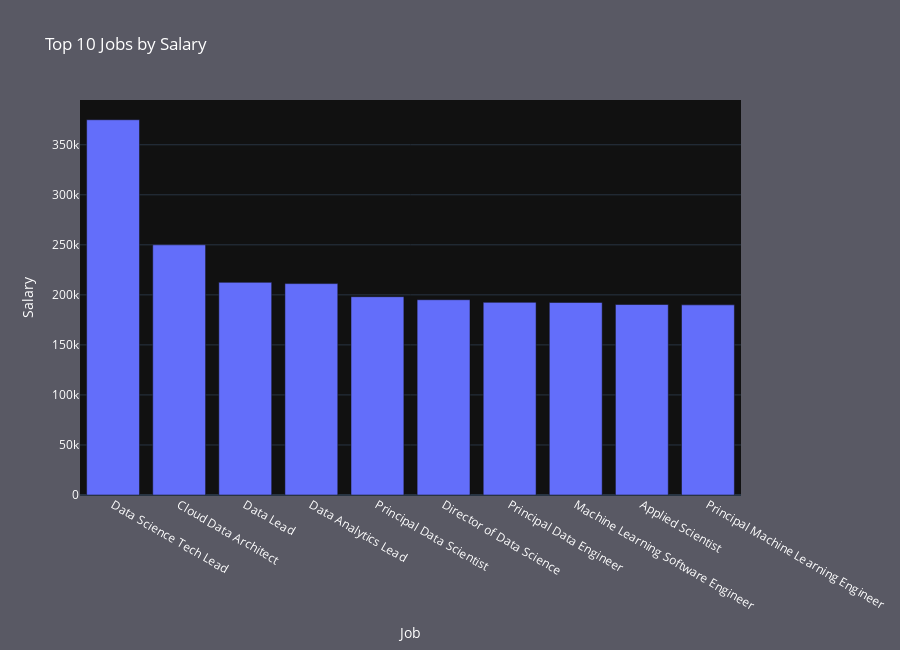

The notebook cell this image was saved under:
### Code cell
# Update the layout and appearance of the plot
fig.update_layout(
    title='Top 10 Jobs by Salary',  # Set the title of the plot
    xaxis_title='Job',  # Label for the x-axis
    yaxis_title='Salary',  # Label for the y-axis
    paper_bgcolor='#595964',  # Background color of the plot
    template='plotly_dark',  # Use a dark template for the plot
    font=dict(color='white'),  # Set font color to white
    height=650  # Set the height of the plot
)

# Initialize Plotly for notebook integration
pyo.init_notebook_mode(connected=True)

# Display the plot
pyo.iplot(fig)

### Figure 1 — Plotly figure (JSON) as saved in the notebook; plotly's stock layout.template omitted (floating-point values rounded to 4 significant figures)
{"data": [{"x": ["Data Science Tech Lead", "Cloud Data Architect", "Data Lead", "Data Analytics Lead", "Principal Data Scientist", "Director of Data Science", "Principal Data Engineer", "Machine Learning Software Engineer", "Applied Scientist", "Principal Machine Learning Engineer"], "y": [375000, 250000, 212500, 211300.0, 198200.0, 195100.0, 192500, 192420, 190300.0, 190000], "type": "bar"}], "layout": {"font": {"color": "white"}, "height": 650, "paper_bgcolor": "#595964", "title": {"text": "Top 10 Jobs by Salary"}, "xaxis": {"title": {"text": "Job"}}, "yaxis": {"title": {"text": "Salary"}}}}
